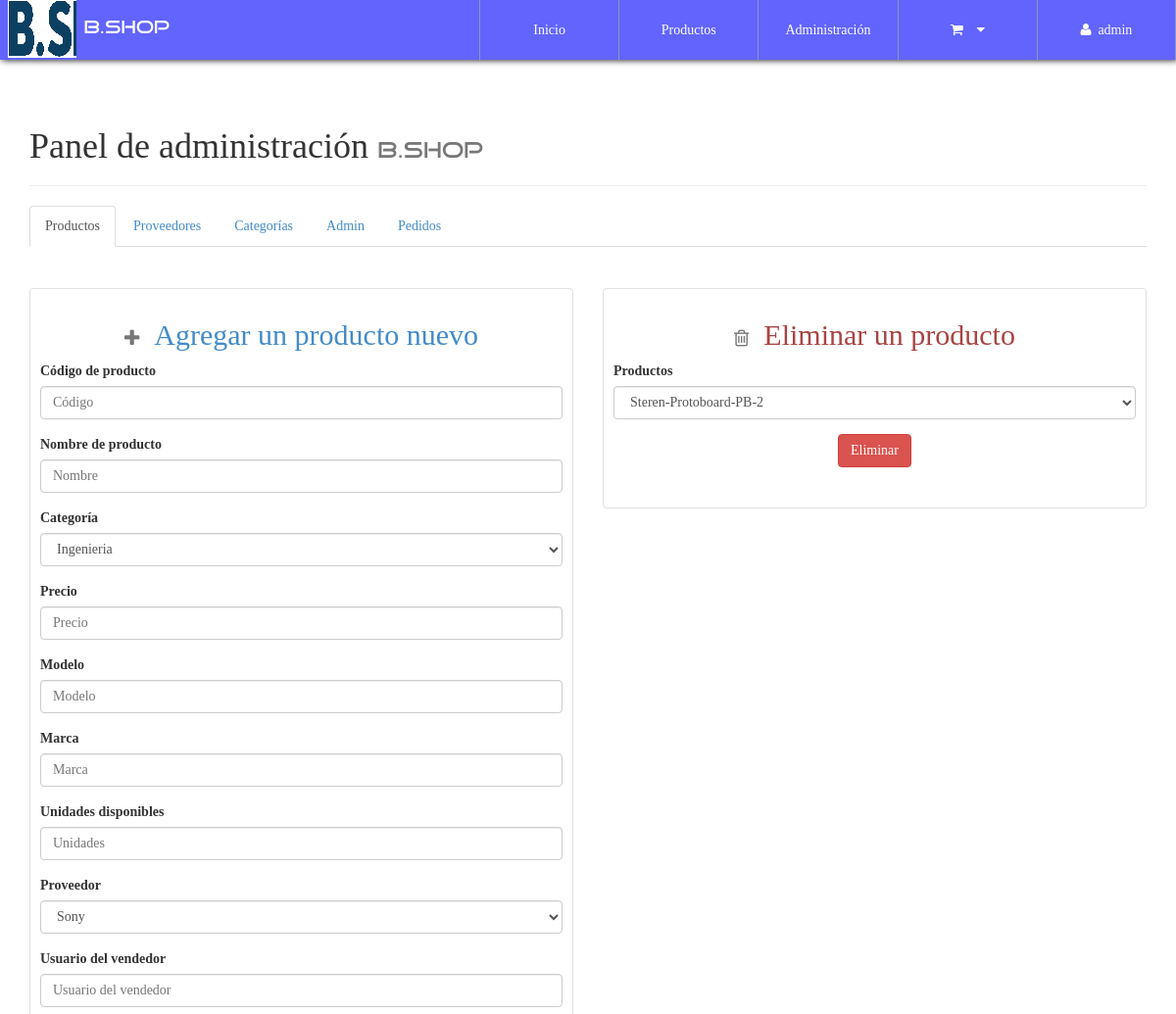
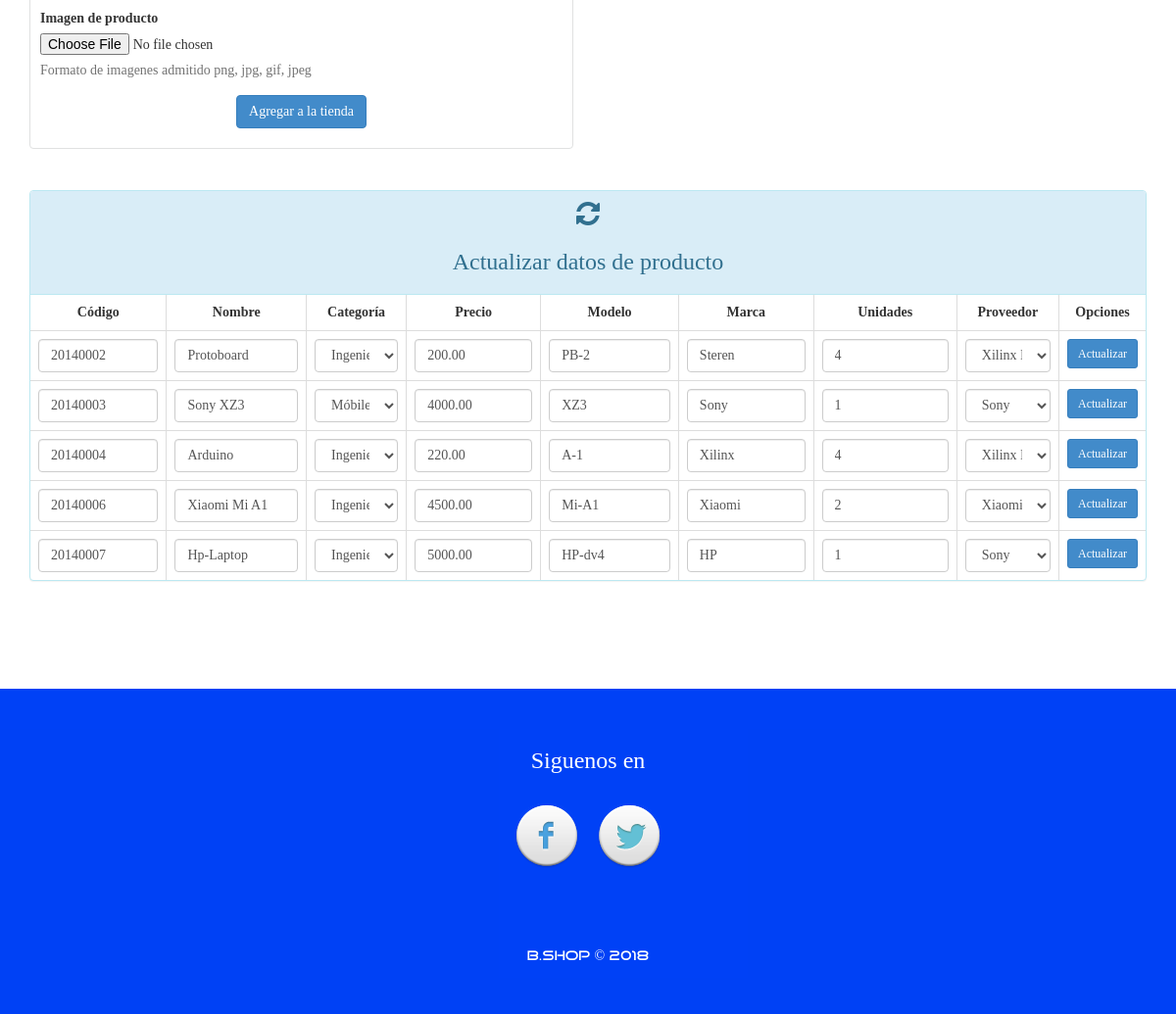
The app's page /configAdmin.php (signed in), older data (2 pictures, top to bottom).
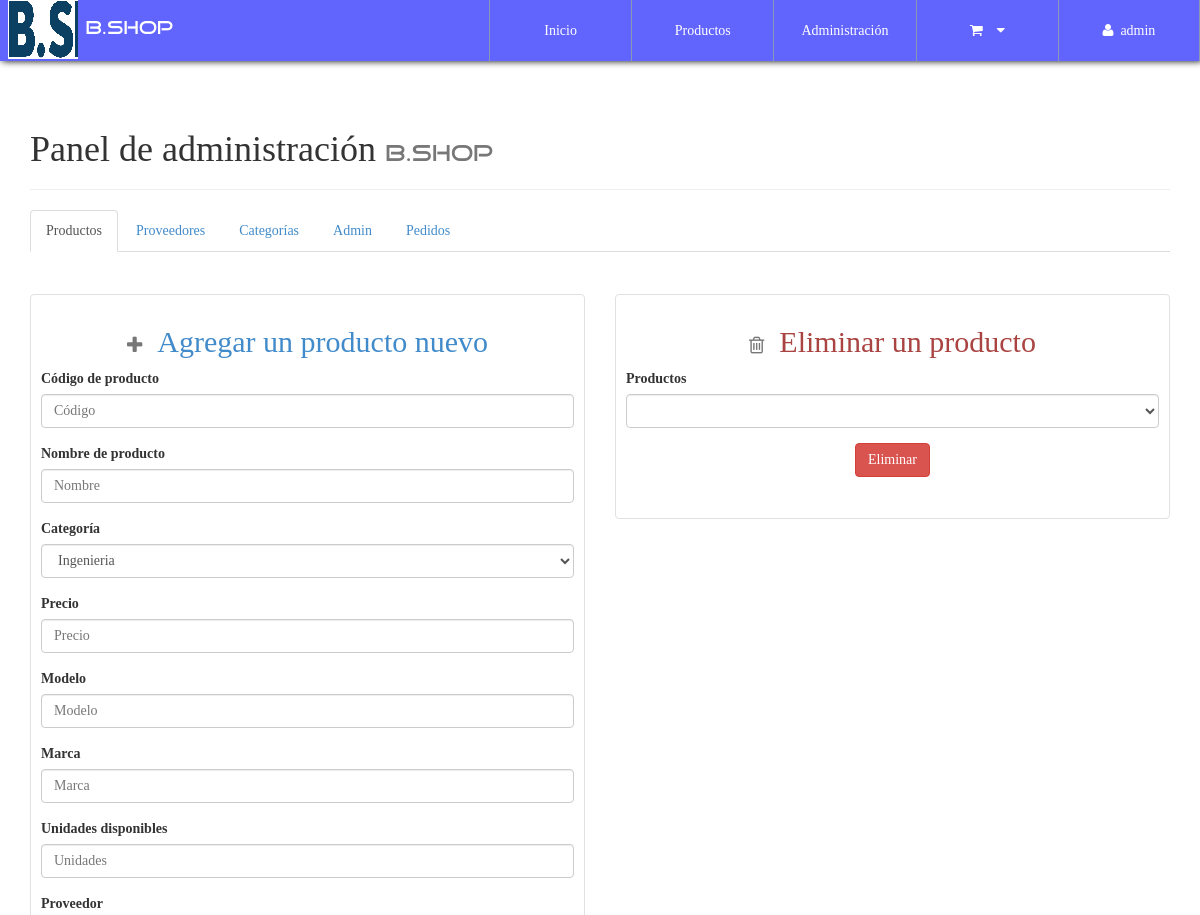
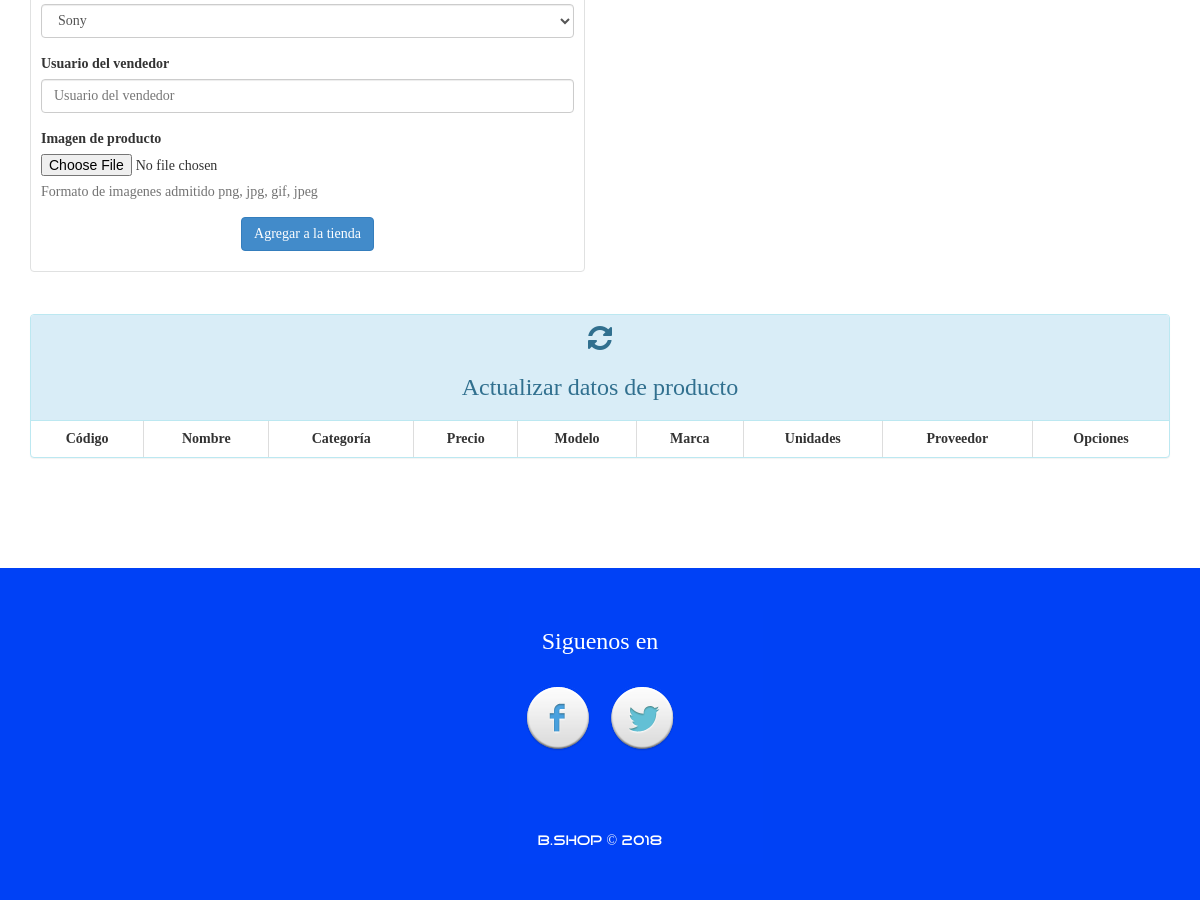
The same page, newer data (2 pictures, top to bottom).
### tables this page shows
CREATE TABLE IF NOT EXISTS `producto` (
  `CodigoProd` varchar(30) NOT NULL,
  `NombreProd` varchar(30) NOT NULL,
  `CodigoCat` varchar(30) NOT NULL,
  `Precio` decimal(30,2) NOT NULL,
  `Modelo` varchar(30) NOT NULL,
  `Marca` varchar(30) NOT NULL,
  `Stock` int(20) NOT NULL,
  `NITProveedor` varchar(30) NOT NULL,
  `Imagen` varchar(150) NOT NULL,
  `Nombre` varchar(30) NOT NULL
);

CREATE TABLE IF NOT EXISTS `categoria` (
  `CodigoCat` varchar(30) NOT NULL,
  `Nombre` varchar(30) NOT NULL,
  `Descripcion` text NOT NULL
);

CREATE TABLE IF NOT EXISTS `proveedor` (
  `NITProveedor` varchar(30) NOT NULL,
  `NombreProveedor` varchar(30) NOT NULL,
  `Direccion` varchar(200) NOT NULL,
  `Telefono` int(20) NOT NULL,
  `PaginaWeb` varchar(30) NOT NULL
);

### library/consulSQL.php (called while the page is built, shortened)
<?php
class ejecutarSQL {
    public static function conectar(){
        if(!$con=  mysql_connect(SERVER,USER,PASS)){
            die("Error en el servidor, verifique sus datos");
        }
        return $con;
    }
    public static function consultar($query) {
        if (!$consul = mysql_query($query, ejecutarSQL::conectar())) {
            die(mysql_error().'Error en la consulta SQL ejecutada');
        }
        return $consul;
    }
}

### configAdmin.php (the view, shortened to what the changed rows need)
<?php
    include './library/consulSQL.php';
?>
<!DOCTYPE html>
<html lang="es">
<head>
    <?php include './inc/link.php'; ?>
</head>
<body id="container-page-configAdmin">
    <section id="prove-product-cat-config">
        <div class="container">
            <div class="page-header">
              <h1>Panel de administración <small class="tittles-pages-logo">B.Shop</small></h1>
            </div>
            <div class="tab-content">
                <div role="tabpanel" class="tab-pane fade in active" id="Productos">
                <div class="row">
                    <div class="col-xs-12 col-sm-6">
                        <br><br>
                        <div id="add-product">
                            <h2 class="text-primary text-center"><small><i class="fa fa-plus"></i></small>&nbsp;&nbsp;Agregar un producto nuevo</h2>
                        </div>
                    </div>
                    <div class="col-xs-12 col-sm-6">
                        <br><br>
                        <div id="del-prod-form">
                            <h2 class="text-danger text-center"><small><i class="fa fa-trash-o"></i></small>&nbsp;&nbsp;Eliminar un producto</h2>
                             <form action="process/delprod.php" method="post" role="form">
                                 <div class="form-group">
                                     <label>Productos</label>
                                     <select class="form-control" name="prod-code">
                                         <?php
                                             $productoc=  ejecutarSQL::consultar("select * from producto");
                                             while($prodc=mysql_fetch_array($productoc)){
                                                 echo '<option value="'.$prodc['CodigoProd'].'">'.$prodc['Marca'].'-'.$prodc['NombreProd'].'-'.$prodc['Modelo'].'</option>';
                                             }
                                         ?>
                                     </select>
                                 </div>
                                 <br>
                             </form>
                         </div>
                    </div>
                    <div class="col-xs-12">
                        <br><br>
                        <div class="panel panel-info">
                          <div class="table-responsive">
                              <table class="table table-bordered">
                                  <thead class="">
                                      <tr>
                                          <th class="text-center">Código</th>
                                          <th class="text-center">Nombre</th>
                                          <th class="text-center">Categoría</th>
                                          <th class="text-center">Precio</th>
                                          <th class="text-center">Modelo</th>
                                          <th class="text-center">Marca</th>
                                          <th class="text-center">Unidades</th>
                                          <th class="text-center">Proveedor</th>
                                          <th class="text-center">Opciones</th>
                                      </tr>
                                  </thead>
                                  <tbody>
                                      <?php
                                        $productos=  ejecutarSQL::consultar("select * from producto");
                                        $upr=1;
                                        while($prod=mysql_fetch_array($productos)){
                                            echo '
                                                <div id="update-product">
                                                  <form method="post" action="process/updateProduct.php" id="res-update-product-'.$upr.'">
                                                    <tr>
                                                        <td>
                                                          <input class="form-control" type="hidden" name="code-old-prod" required="" value="'.$prod['CodigoProd'].'">
                                                          <input class="form-control" type="text" name="code-prod" maxlength="30" required="" value="'.$prod['CodigoProd'].'">
                                                        </td>
                                                        <td><input class="form-control" type="text" name="prod-name" maxlength="30" required="" value="'.$prod['NombreProd'].'"></td>
                                                        <td>';
                                                            $categoriac3=  ejecutarSQL::consultar("select * from categoria where CodigoCat='".$prod['CodigoCat']."'");
                                                            while($catec3=mysql_fetch_array($categoriac3)){
                                                                $codeCat=$catec3['CodigoCat'];
                                                                $nameCat=$catec3['Nombre'];
                                                            }
                                                      echo '<select class="form-control" name="prod-category">';
                                                                echo '<option value="'.$codeCat.'">'.$nameCat.'</option>';
                                                      echo '</select>
                                                        </td>
                                                        <td><input class="form-control" type="text-area" name="price-prod" required="" value="'.$prod['Precio'].'"></td>
                                                        <td><input class="form-control" type="tel" name="model-prod" required="" maxlength="20" value="'.$prod['Modelo'].'"></td>
                                                        <td><input class="form-control" type="text-area" name="marc-prod" maxlength="30" required="" value="'.$prod['Marca'].'"></td>
                                                        <td><input class="form-control" type="text-area" name="stock-prod" maxlength="30" required="" value="'.$prod['Stock'].'"></td>
                                                        <td>';
                                                           $proveedoresc3=  ejecutarSQL::consultar("select * from proveedor where NITProveedor='".$prod['NITProveedor']."'");
                                                           while($provc3=mysql_fetch_array($proveedoresc3)){
                                                                    $nombreP=$provc3['NombreProveedor'];
                                                                    $nitP=$provc3['NITProveedor'];
                                                            }
                                                       echo '<select class="form-control" name="prod-Prove">';
                                                                echo '<option value="'.$nitP.'">'.$nombreP.'</option>';
                                                       echo '</select>
                                                        </td>
                                                        <td class="text-center">
                                                            <button type="submit" class="btn btn-sm btn-primary button-UPR" value="res-update-product-'.$upr.'">Actualizar</button>
                                                            <div id="res-update-product-'.$upr.'" style="width: 100%; margin:0px; padding:0px;"></div>
                                                        </td>
                                                    </tr>
                                                  </form>
                                                </div>
                                                ';
                                            $upr=$upr+1;
                                        }
                                      ?>
                                  </tbody>
                              </table>
                          </div>
                        </div>
                    </div>
                </div>
                </div>
            </div>
        </div>
    </section>
</body>
</html>

Row changes from the older to the newer data that the page shows:
removed producto: code-prod "20140002", prod-name "Protoboard", prod-category "Ingenieria", price-prod "200.00", model-prod "PB-2", marc-prod "Steren", stock-prod "4", prod-Prove "Xilinx Inc."
removed producto: code-prod "20140003", prod-name "Sony XZ3", prod-category "Móbiles", price-prod "4000.00", model-prod "XZ3", marc-prod "Sony", stock-prod "1", prod-Prove "Sony"
removed producto: code-prod "20140004", prod-name "Arduino", prod-category "Ingenieria", price-prod "220.00", model-prod "A-1", marc-prod "Xilinx", stock-prod "4", prod-Prove "Xilinx Inc."
removed producto: code-prod "20140006", prod-name "Xiaomi Mi A1", prod-category "Ingenieria", price-prod "4500.00", model-prod "Mi-A1", marc-prod "Xiaomi", stock-prod "2", prod-Prove "Xiaomi Inc."
removed producto: code-prod "20140007", prod-name "Hp-Laptop", prod-category "Ingenieria", price-prod "5000.00", model-prod "HP-dv4", marc-prod "HP", stock-prod "1", prod-Prove "Sony"
Text that changed along with them:
form field prod-code: "Steren-Protoboard-PB-2" → (not shown)
